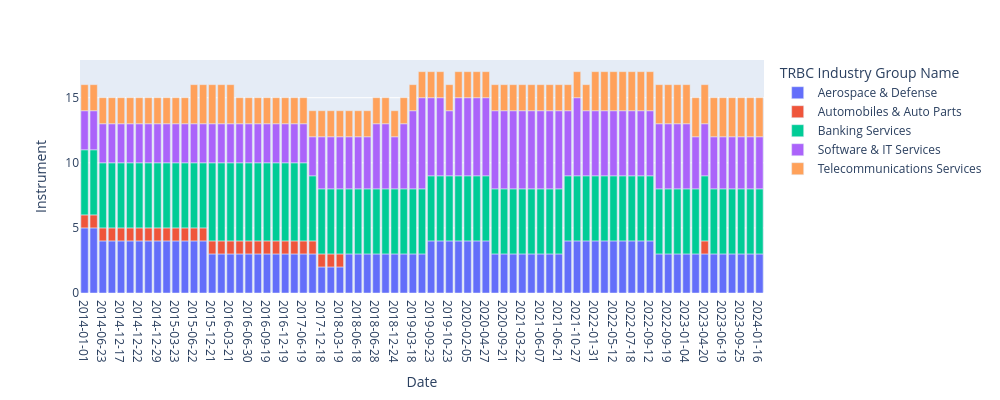

The notebook cell saved with this chart:
### Code cell
import plotly.express as px

_sectors = [
    "Software & IT Services", "Banking Services", "Telecommunications Services",
    "Automobiles & Auto Parts", "Aerospace & Defense"]
fig = px.bar(
    sector_df_grouped[sector_df_grouped['TRBC Industry Group Name'].isin(_sectors)],
    x="Date",
    y="Instrument",
    color="TRBC Industry Group Name",
    width=1000,
    height=400)
 
fig.update_layout(
    xaxis=dict(
        type='category',
        categoryorder='array'))
fig.show()

### Figure 1 — Plotly figure (JSON) as saved in the notebook; plotly's stock layout.template omitted (floating-point values rounded to 4 significant figures)
{"data": [{"alignmentgroup": "True", "hovertemplate": "TRBC Industry Group Name=Aerospace & Defense<br>Date=%{x}<br>Instrument=%{y}<extra></extra>", "legendgroup": "Aerospace & Defense", "marker": {"color": "#636efa", "pattern": {"shape": ""}}, "name": "Aerospace & Defense", "offsetgroup": "Aerospace & Defense", "orientation": "v", "showlegend": true, "textposition": "auto", "type": "bar", "x": ["2014-01-01", "2014-03-24", "2014-06-23", "2014-09-22", "2014-12-17", "2014-12-18", "2014-12-22", "2014-12-23", "2014-12-29", "2015-02-11", "2015-03-23", "2015-04-13", "2015-06-22", "2015-09-21", "2015-12-21", "2016-02-15", "2016-03-21", "2016-06-20", "2016-06-30", "2016-09-05", "2016-09-19", "2016-10-05", "2016-12-19", "2017-03-20", "2017-06-19", "2017-09-18", "2017-12-18", "2018-01-15", "2018-03-19", "2018-04-24", "2018-06-18", "2018-06-25", "2018-06-28", "2018-10-12", "2018-12-24", "2018-12-31", "2019-03-18", "2019-06-24", "2019-09-23", "2019-10-21", "2019-10-23", "2019-12-23", "2020-02-05", "2020-03-23", "2020-04-27", "2020-06-22", "2020-09-21", "2020-12-21", "2021-03-22", "2021-05-28", "2021-06-07", "2021-06-11", "2021-06-21", "2021-09-20", "2021-10-27", "2021-12-20", "2022-01-31", "2022-03-21", "2022-05-12", "2022-06-20", "2022-07-18", "2022-07-21", "2022-09-12", "2022-09-13", "2022-09-19", "2022-12-19", "2023-01-04", "2023-01-18", "2023-04-20", "2023-04-25", "2023-06-19", "2023-09-18", "2023-09-25", "2023-12-18", "2024-01-16"], "xaxis": "x", "y": [5, 5, 4, 4, 4, 4, 4, 4, 4, 4, 4, 4, 4, 4, 3, 3, 3, 3, 3, 3, 3, 3, 3, 3, 3, 3, 2, 2, 2, 3, 3, 3, 3, 3, 3, 3, 3, 3, 4, 4, 4, 4, 4, 4, 4, 3, 3, 3, 3, 3, 3, 3, 3, 4, 4, 4, 4, 4, 4, 4, 4, 4, 4, 3, 3, 3, 3, 3, 3, 3, 3, 3, 3, 3, 3], "yaxis": "y"}, {"alignmentgroup": "True", "hovertemplate": "TRBC Industry Group Name=Automobiles & Auto Parts<br>Date=%{x}<br>Instrument=%{y}<extra></extra>", "legendgroup": "Automobiles & Auto Parts", "marker": {"color": "#EF553B", "pattern": {"shape": ""}}, "name": "Automobiles & Auto Parts", "offsetgroup": "Automobiles & Auto Parts", "orientation": "v", "showlegend": true, "textposition": "auto", "type": "bar", "x": ["2014-01-01", "2014-03-24", "2014-06-23", "2014-09-22", "2014-12-17", "2014-12-18", "2014-12-22", "2014-12-23", "2014-12-29", "2015-02-11", "2015-03-23", "2015-04-13", "2015-06-22", "2015-09-21", "2015-12-21", "2016-02-15", "2016-03-21", "2016-06-20", "2016-06-30", "2016-09-05", "2016-09-19", "2016-10-05", "2016-12-19", "2017-03-20", "2017-06-19", "2017-09-18", "2017-12-18", "2018-01-15", "2018-03-19", "2023-04-20"], "xaxis": "x", "y": [1, 1, 1, 1, 1, 1, 1, 1, 1, 1, 1, 1, 1, 1, 1, 1, 1, 1, 1, 1, 1, 1, 1, 1, 1, 1, 1, 1, 1, 1], "yaxis": "y"}, {"alignmentgroup": "True", "hovertemplate": "TRBC Industry Group Name=Banking Services<br>Date=%{x}<br>Instrument=%{y}<extra></extra>", "legendgroup": "Banking Services", "marker": {"color": "#00cc96", "pattern": {"shape": ""}}, "name": "Banking Services", "offsetgroup": "Banking Services", "orientation": "v", "showlegend": true, "textposition": "auto", "type": "bar", "x": ["2014-01-01", "2014-03-24", "2014-06-23", "2014-09-22", "2014-12-17", "2014-12-18", "2014-12-22", "2014-12-23", "2014-12-29", "2015-02-11", "2015-03-23", "2015-04-13", "2015-06-22", "2015-09-21", "2015-12-21", "2016-02-15", "2016-03-21", "2016-06-20", "2016-06-30", "2016-09-05", "2016-09-19", "2016-10-05", "2016-12-19", "2017-03-20", "2017-06-19", "2017-09-18", "2017-12-18", "2018-01-15", "2018-03-19", "2018-04-24", "2018-06-18", "2018-06-25", "2018-06-28", "2018-10-12", "2018-12-24", "2018-12-31", "2019-03-18", "2019-06-24", "2019-09-23", "2019-10-21", "2019-10-23", "2019-12-23", "2020-02-05", "2020-03-23", "2020-04-27", "2020-06-22", "2020-09-21", "2020-12-21", "2021-03-22", "2021-05-28", "2021-06-07", "2021-06-11", "2021-06-21", "2021-09-20", "2021-10-27", "2021-12-20", "2022-01-31", "2022-03-21", "2022-05-12", "2022-06-20", "2022-07-18", "2022-07-21", "2022-09-12", "2022-09-13", "2022-09-19", "2022-12-19", "2023-01-04", "2023-01-18", "2023-04-20", "2023-04-25", "2023-06-19", "2023-09-18", "2023-09-25", "2023-12-18", "2024-01-16"], "xaxis": "x", "y": [5, 5, 5, 5, 5, 5, 5, 5, 5, 5, 5, 5, 5, 5, 6, 6, 6, 6, 6, 6, 6, 6, 6, 6, 6, 5, 5, 5, 5, 5, 5, 5, 5, 5, 5, 5, 5, 5, 5, 5, 5, 5, 5, 5, 5, 5, 5, 5, 5, 5, 5, 5, 5, 5, 5, 5, 5, 5, 5, 5, 5, 5, 5, 5, 5, 5, 5, 5, 5, 5, 5, 5, 5, 5, 5], "yaxis": "y"}, {"alignmentgroup": "True", "hovertemplate": "TRBC Industry Group Name=Software & IT Services<br>Date=%{x}<br>Instrument=%{y}<extra></extra>", "legendgroup": "Software & IT Services", "marker": {"color": "#ab63fa", "pattern": {"shape": ""}}, "name": "Software & IT Services", "offsetgroup": "Software & IT Services", "orientation": "v", "showlegend": true, "textposition": "auto", "type": "bar", "x": ["2014-01-01", "2014-03-24", "2014-06-23", "2014-09-22", "2014-12-17", "2014-12-18", "2014-12-22", "2014-12-23", "2014-12-29", "2015-02-11", "2015-03-23", "2015-04-13", "2015-06-22", "2015-09-21", "2015-12-21", "2016-02-15", "2016-03-21", "2016-06-20", "2016-06-30", "2016-09-05", "2016-09-19", "2016-10-05", "2016-12-19", "2017-03-20", "2017-06-19", "2017-09-18", "2017-12-18", "2018-01-15", "2018-03-19", "2018-04-24", "2018-06-18", "2018-06-25", "2018-06-28", "2018-10-12", "2018-12-24", "2018-12-31", "2019-03-18", "2019-06-24", "2019-09-23", "2019-10-21", "2019-10-23", "2019-12-23", "2020-02-05", "2020-03-23", "2020-04-27", "2020-06-22", "2020-09-21", "2020-12-21", "2021-03-22", "2021-05-28", "2021-06-07", "2021-06-11", "2021-06-21", "2021-09-20", "2021-10-27", "2021-12-20", "2022-01-31", "2022-03-21", "2022-05-12", "2022-06-20", "2022-07-18", "2022-07-21", "2022-09-12", "2022-09-13", "2022-09-19", "2022-12-19", "2023-01-04", "2023-01-18", "2023-04-20", "2023-04-25", "2023-06-19", "2023-09-18", "2023-09-25", "2023-12-18", "2024-01-16"], "xaxis": "x", "y": [3, 3, 3, 3, 3, 3, 3, 3, 3, 3, 3, 3, 3, 3, 3, 3, 3, 3, 3, 3, 3, 3, 3, 3, 3, 3, 4, 4, 4, 4, 4, 4, 5, 5, 4, 5, 6, 7, 6, 6, 5, 6, 6, 6, 6, 6, 6, 6, 6, 6, 6, 6, 6, 5, 6, 5, 5, 5, 5, 5, 5, 5, 5, 5, 5, 5, 5, 4, 4, 4, 4, 4, 4, 4, 4], "yaxis": "y"}, {"alignmentgroup": "True", "hovertemplate": "TRBC Industry Group Name=Telecommunications Services<br>Date=%{x}<br>Instrument=%{y}<extra></extra>", "legendgroup": "Telecommunications Services", "marker": {"color": "#FFA15A", "pattern": {"shape": ""}}, "name": "Telecommunications Services", "offsetgroup": "Telecommunications Services", "orientation": "v", "showlegend": true, "textposition": "auto", "type": "bar", "x": ["2014-01-01", "2014-03-24", "2014-06-23", "2014-09-22", "2014-12-17", "2014-12-18", "2014-12-22", "2014-12-23", "2014-12-29", "2015-02-11", "2015-03-23", "2015-04-13", "2015-06-22", "2015-09-21", "2015-12-21", "2016-02-15", "2016-03-21", "2016-06-20", "2016-06-30", "2016-09-05", "2016-09-19", "2016-10-05", "2016-12-19", "2017-03-20", "2017-06-19", "2017-09-18", "2017-12-18", "2018-01-15", "2018-03-19", "2018-04-24", "2018-06-18", "2018-06-25", "2018-06-28", "2018-10-12", "2018-12-24", "2018-12-31", "2019-03-18", "2019-06-24", "2019-09-23", "2019-10-21", "2019-10-23", "2019-12-23", "2020-02-05", "2020-03-23", "2020-04-27", "2020-06-22", "2020-09-21", "2020-12-21", "2021-03-22", "2021-05-28", "2021-06-07", "2021-06-11", "2021-06-21", "2021-09-20", "2021-10-27", "2021-12-20", "2022-01-31", "2022-03-21", "2022-05-12", "2022-06-20", "2022-07-18", "2022-07-21", "2022-09-12", "2022-09-13", "2022-09-19", "2022-12-19", "2023-01-04", "2023-01-18", "2023-04-20", "2023-04-25", "2023-06-19", "2023-09-18", "2023-09-25", "2023-12-18", "2024-01-16"], "xaxis": "x", "y": [2, 2, 2, 2, 2, 2, 2, 2, 2, 2, 2, 2, 3, 3, 3, 3, 3, 2, 2, 2, 2, 2, 2, 2, 2, 2, 2, 2, 2, 2, 2, 2, 2, 2, 2, 2, 2, 2, 2, 2, 2, 2, 2, 2, 2, 2, 2, 2, 2, 2, 2, 2, 2, 2, 2, 2, 3, 3, 3, 3, 3, 3, 3, 3, 3, 3, 3, 3, 3, 3, 3, 3, 3, 3, 3], "yaxis": "y"}], "layout": {"barmode": "relative", "height": 400, "legend": {"title": {"text": "TRBC Industry Group Name"}, "tracegroupgap": 0}, "margin": {"t": 60}, "width": 1000, "xaxis": {"anchor": "y", "categoryorder": "array", "domain": [0, 1], "title": {"text": "Date"}, "type": "category"}, "yaxis": {"anchor": "x", "domain": [0, 1], "title": {"text": "Instrument"}}}}
